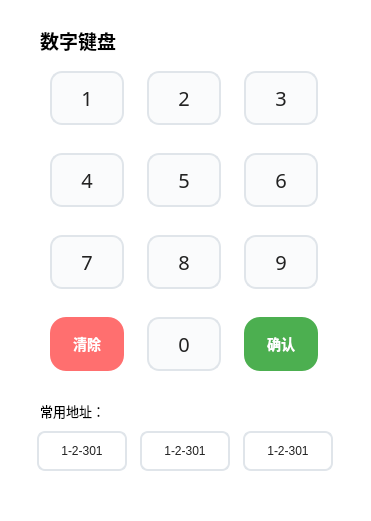
  <widget class="QFrame" name="frmKeypad">
   <property name="geometry">
    <rect>
     <x>760</x>
     <y>130</y>
     <width>371</width>
     <height>521</height>
    </rect>
   </property>
   <property name="minimumSize">
    <size>
     <width>320</width>
     <height>383</height>
    </size>
   </property>
   <property name="maximumSize">
    <size>
     <width>99999</width>
     <height>99999</height>
    </size>
   </property>
   <property name="styleSheet">
    <string notr="true">QFrame {
  background: #ffffff;
  border-radius: 20px;
  height: 864.62px;
  position: relative;
  box-shadow: 0px 2px 60px 0px rgba(20, 65, 120, 0.02);

}
</string>
   </property>
   <property name="frameShape">
    <enum>QFrame::StyledPanel</enum>
   </property>
   <property name="frameShadow">
    <enum>QFrame::Raised</enum>
   </property>
   <widget class="QLabel" name="label_12">
    <property name="geometry">
     <rect>
      <x>40</x>
      <y>400</y>
      <width>111</width>
      <height>21</height>
     </rect>
    </property>
    <property name="font">
     <font>
      <family>微软雅黑</family>
      <pointsize>10</pointsize>
     </font>
    </property>
    <property name="text">
     <string>常用地址：</string>
    </property>
   </widget>
   <widget class="QWidget" name="layoutWidget">
    <property name="geometry">
     <rect>
      <x>30</x>
      <y>40</y>
      <width>311</width>
      <height>351</height>
     </rect>
    </property>
    <layout class="QGridLayout" name="gridLayout_5">
     <property name="spacing">
      <number>3</number>
     </property>
     <item row="1" column="1">
      <widget class="QPushButton" name="btnNum5">
       <property name="minimumSize">
        <size>
         <width>74</width>
         <height>54</height>
        </size>
       </property>
       <property name="maximumSize">
        <size>
         <width>64</width>
         <height>42</height>
        </size>
       </property>
       <property name="font">
        <font>
         <family>微软雅黑</family>
         <pointsize>-1</pointsize>
         <weight>50</weight>
         <bold>false</bold>
        </font>
       </property>
       <property name="styleSheet">
        <string notr="true">QPushButton {
    background: #fafbfc;
    border: 2px solid #e0e5ea;
    border-radius: 12px;
    font-size: 20px;
    color: #222;
    min-width: 70px;
    min-height: 50px;
}
QPushButton:pressed {
    background: #f2f6ff;
}</string>
       </property>
       <property name="text">
        <string>5</string>
       </property>
      </widget>
     </item>
     <item row="0" column="1">
      <widget class="QPushButton" name="btnNum2">
       <property name="minimumSize">
        <size>
         <width>74</width>
         <height>54</height>
        </size>
       </property>
       <property name="maximumSize">
        <size>
         <width>64</width>
         <height>42</height>
        </size>
       </property>
       <property name="font">
        <font>
         <family>微软雅黑</family>
         <pointsize>-1</pointsize>
         <weight>50</weight>
         <bold>false</bold>
        </font>
       </property>
       <property name="styleSheet">
        <string notr="true">QPushButton {
    background: #fafbfc;
    border: 2px solid #e0e5ea;
    border-radius: 12px;
    font-size: 20px;
    color: #222;
    min-width: 70px;
    min-height: 50px;
}
QPushButton:pressed {
    background: #f2f6ff;
}</string>
       </property>
       <property name="text">
        <string>2</string>
       </property>
      </widget>
     </item>
     <item row="2" column="1">
      <widget class="QPushButton" name="btnNum8">
       <property name="minimumSize">
        <size>
         <width>74</width>
         <height>54</height>
        </size>
       </property>
       <property name="maximumSize">
        <size>
         <width>64</width>
         <height>42</height>
        </size>
       </property>
       <property name="font">
        <font>
         <family>微软雅黑</family>
         <pointsize>-1</pointsize>
         <weight>50</weight>
         <bold>false</bold>
        </font>
       </property>
       <property name="styleSheet">
        <string notr="true">QPushButton {
    background: #fafbfc;
    border: 2px solid #e0e5ea;
    border-radius: 12px;
    font-size: 20px;
    color: #222;
    min-width: 70px;
    min-height: 50px;
}
QPushButton:pressed {
    background: #f2f6ff;
}</string>
       </property>
       <property name="text">
        <string>8</string>
       </property>
      </widget>
     </item>
     <item row="1" column="0">
      <widget class="QPushButton" name="btnNum4">
       <property name="minimumSize">
        <size>
         <width>74</width>
         <height>54</height>
        </size>
       </property>
       <property name="maximumSize">
        <size>
         <width>64</width>
         <height>42</height>
        </size>
       </property>
       <property name="font">
        <font>
         <family>微软雅黑</family>
         <pointsize>-1</pointsize>
         <weight>50</weight>
         <bold>false</bold>
        </font>
       </property>
       <property name="styleSheet">
        <string notr="true">QPushButton {
    background: #fafbfc;
    border: 2px solid #e0e5ea;
    border-radius: 12px;
    font-size: 20px;
    color: #222;
    min-width: 70px;
    min-height: 50px;
}
QPushButton:pressed {
    background: #f2f6ff;
}</string>
       </property>
       <property name="text">
        <string>4</string>
       </property>
      </widget>
     </item>
     <item row="0" column="0">
      <widget class="QPushButton" name="btnNum1">
       <property name="minimumSize">
        <size>
         <width>74</width>
         <height>54</height>
        </size>
       </property>
       <property name="maximumSize">
        <size>
         <width>64</width>
         <height>42</height>
        </size>
       </property>
       <property name="font">
        <font>
         <family>微软雅黑</family>
         <pointsize>-1</pointsize>
         <weight>50</weight>
         <bold>false</bold>
        </font>
       </property>
       <property name="styleSheet">
        <string notr="true">QPushButton {
    background: #fafbfc;
    border: 2px solid #e0e5ea;
    border-radius: 12px;
    font-size: 20px;
    color: #222;
    min-width: 70px;
    min-height: 50px;
}
QPushButton:pressed {
    background: #f2f6ff;
}</string>
       </property>
       <property name="text">
        <string>1</string>
       </property>
      </widget>
     </item>
     <item row="3" column="0">
      <widget class="QPushButton" name="btnNumClear">
       <property name="minimumSize">
        <size>
         <width>74</width>
         <height>54</height>
        </size>
       </property>
       <property name="maximumSize">
        <size>
         <width>64</width>
         <height>42</height>
        </size>
       </property>
       <property name="font">
        <font>
         <family>Microsoft YaHei</family>
         <pointsize>-1</pointsize>
         <weight>75</weight>
         <bold>true</bold>
        </font>
       </property>
       <property name="styleSheet">
        <string notr="true">QPushButton {
    background: #ff6f6f;             /* 鲜亮红色背景 */
    color: #fff;                     /* 白色字体 */
    border: none;                    /* 无边框 */
    border-radius: 16px;             /* 大圆角，根据按钮高度调整 */
    font-size: 14px;                 /* 字体大小 */
    font-family: 'Microsoft YaHei';  /* 字体族 */
    font-weight: bold;               /* 字体加粗 */
    min-width: 74px;                 /* 最小宽度 */
    min-height: 54px;                /* 最小高度 */
}
QPushButton:pressed {
    background: #ff4c4c;             /* 按下时稍深的红色 */
}
</string>
       </property>
       <property name="text">
        <string>清除</string>
       </property>
      </widget>
     </item>
     <item row="3" column="2">
      <widget class="QPushButton" name="btnNumConfirm">
       <property name="minimumSize">
        <size>
         <width>74</width>
         <height>54</height>
        </size>
       </property>
       <property name="maximumSize">
        <size>
         <width>64</width>
         <height>42</height>
        </size>
       </property>
       <property name="font">
        <font>
         <family>Microsoft YaHei</family>
         <pointsize>-1</pointsize>
         <weight>75</weight>
         <bold>true</bold>
        </font>
       </property>
       <property name="styleSheet">
        <string notr="true">QPushButton {
    background: #4caf50;             /* 鲜亮红色背景 */
    color: #fff;                     /* 白色字体 */
    border: none;                    /* 无边框 */
    border-radius: 16px;             /* 大圆角，根据按钮高度调整 */
    font-size: 14px;                 /* 字体大小 */
    font-family: 'Microsoft YaHei';  /* 字体族 */
    font-weight: bold;               /* 字体加粗 */
    min-width: 74px;                 /* 最小宽度 */
    min-height: 54px;                /* 最小高度 */
}
QPushButton:pressed {
    background: #388e3c;             /* 按下时稍深的绿色 */
}
</string>
       </property>
       <property name="text">
        <string>确认</string>
       </property>
      </widget>
     </item>
     <item row="1" column="2">
      <widget class="QPushButton" name="btnNum6">
       <property name="minimumSize">
        <size>
         <width>74</width>
         <height>54</height>
        </size>
       </property>
       <property name="maximumSize">
        <size>
         <width>64</width>
         <height>42</height>
        </size>
       </property>
       <property name="font">
        <font>
         <family>微软雅黑</family>
         <pointsize>-1</pointsize>
         <weight>50</weight>
         <bold>false</bold>
        </font>
       </property>
       <property name="styleSheet">
        <string notr="true">QPushButton {
    background: #fafbfc;
    border: 2px solid #e0e5ea;
    border-radius: 12px;
    font-size: 20px;
    color: #222;
    min-width: 70px;
    min-height: 50px;
}
QPushButton:pressed {
    background: #f2f6ff;
}</string>
       </property>
       <property name="text">
        <string>6</string>
       </property>
      </widget>
     </item>
     <item row="2" column="0">
      <widget class="QPushButton" name="btnNum7">
       <property name="minimumSize">
        <size>
         <width>74</width>
         <height>54</height>
        </size>
       </property>
       <property name="maximumSize">
        <size>
         <width>64</width>
         <height>42</height>
        </size>
       </property>
       <property name="font">
        <font>
         <family>微软雅黑</family>
         <pointsize>-1</pointsize>
         <weight>50</weight>
         <bold>false</bold>
        </font>
       </property>
       <property name="styleSheet">
        <string notr="true">QPushButton {
    background: #fafbfc;
    border: 2px solid #e0e5ea;
    border-radius: 12px;
    font-size: 20px;
    color: #222;
    min-width: 70px;
    min-height: 50px;
}
QPushButton:pressed {
    background: #f2f6ff;
}</string>
       </property>
       <property name="text">
        <string>7</string>
       </property>
      </widget>
     </item>
     <item row="0" column="2">
      <widget class="QPushButton" name="btnNum3">
       <property name="minimumSize">
        <size>
         <width>74</width>
         <height>54</height>
        </size>
       </property>
       <property name="maximumSize">
        <size>
         <width>64</width>
         <height>42</height>
        </size>
       </property>
       <property name="font">
        <font>
         <family>微软雅黑</family>
         <pointsize>-1</pointsize>
         <weight>50</weight>
         <bold>false</bold>
        </font>
       </property>
       <property name="styleSheet">
        <string notr="true">QPushButton {
    background: #fafbfc;
    border: 2px solid #e0e5ea;
    border-radius: 12px;
    font-size: 20px;
    color: #222;
    min-width: 70px;
    min-height: 50px;
}
QPushButton:pressed {
    background: #f2f6ff;
}</string>
       </property>
       <property name="text">
        <string>3</string>
       </property>
      </widget>
     </item>
     <item row="2" column="2">
      <widget class="QPushButton" name="btnNum9">
       <property name="minimumSize">
        <size>
         <width>74</width>
         <height>54</height>
        </size>
       </property>
       <property name="maximumSize">
        <size>
         <width>64</width>
         <height>42</height>
        </size>
       </property>
       <property name="font">
        <font>
         <family>微软雅黑</family>
         <pointsize>-1</pointsize>
         <weight>50</weight>
         <bold>false</bold>
        </font>
       </property>
       <property name="styleSheet">
        <string notr="true">QPushButton {
    background: #fafbfc;
    border: 2px solid #e0e5ea;
    border-radius: 12px;
    font-size: 20px;
    color: #222;
    min-width: 70px;
    min-height: 50px;
}
QPushButton:pressed {
    background: #f2f6ff;
}</string>
       </property>
       <property name="text">
        <string>9</string>
       </property>
      </widget>
     </item>
     <item row="3" column="1">
      <widget class="QPushButton" name="btnNum0">
       <property name="minimumSize">
        <size>
         <width>74</width>
         <height>54</height>
        </size>
       </property>
       <property name="maximumSize">
        <size>
         <width>64</width>
         <height>42</height>
        </size>
       </property>
       <property name="font">
        <font>
         <family>微软雅黑</family>
         <pointsize>-1</pointsize>
         <weight>50</weight>
         <bold>false</bold>
        </font>
       </property>
       <property name="styleSheet">
        <string notr="true">QPushButton {
    background: #fafbfc;
    border: 2px solid #e0e5ea;
    border-radius: 12px;
    font-size: 20px;
    color: #222;
    min-width: 70px;
    min-height: 50px;
}
QPushButton:pressed {
    background: #f2f6ff;
}</string>
       </property>
       <property name="text">
        <string>0</string>
       </property>
      </widget>
     </item>
    </layout>
   </widget>
   <widget class="QLabel" name="lblKeypadTitle">
    <property name="geometry">
     <rect>
      <x>40</x>
      <y>10</y>
      <width>191</width>
      <height>61</height>
     </rect>
    </property>
    <property name="font">
     <font>
      <family>微软雅黑</family>
      <pointsize>14</pointsize>
      <weight>75</weight>
      <bold>true</bold>
     </font>
    </property>
    <property name="text">
     <string>数字键盘</string>
    </property>
   </widget>
   <widget class="QWidget" name="">
    <property name="geometry">
     <rect>
      <x>30</x>
      <y>430</y>
      <width>311</width>
      <height>42</height>
     </rect>
    </property>
    <layout class="QHBoxLayout" name="horizontalLayout">
     <item>
      <widget class="QPushButton" name="btnQuickAddr1">
       <property name="minimumSize">
        <size>
         <width>90</width>
         <height>40</height>
        </size>
       </property>
       <property name="maximumSize">
        <size>
         <width>90</width>
         <height>40</height>
        </size>
       </property>
       <property name="styleSheet">
        <string notr="true">QPushButton {
    background: #fff;
    border: 2px solid #e0e5ea;
    border-radius: 8px;
    color: #222;
    font-family: 'Microsoft YaHei';
    font-weight: normal;
}
QPushButton:pressed {
    background: #f6f9fb;     /* 按下时轻微变灰 */
    border-color: #b6b9be;   /* 边框变深一点 */
}</string>
       </property>
       <property name="text">
        <string>1-2-301</string>
       </property>
      </widget>
     </item>
     <item>
      <widget class="QPushButton" name="btnQuickAddr2">
       <property name="minimumSize">
        <size>
         <width>90</width>
         <height>40</height>
        </size>
       </property>
       <property name="maximumSize">
        <size>
         <width>90</width>
         <height>40</height>
        </size>
       </property>
       <property name="styleSheet">
        <string notr="true">QPushButton {
    background: #fff;
    border: 2px solid #e0e5ea;
    border-radius: 8px;
    color: #222;
    font-family: 'Microsoft YaHei';
    font-weight: normal;
}
QPushButton:pressed {
    background: #f6f9fb;     /* 按下时轻微变灰 */
    border-color: #b6b9be;   /* 边框变深一点 */
}</string>
       </property>
       <property name="text">
        <string>1-2-301</string>
       </property>
      </widget>
     </item>
     <item>
      <widget class="QPushButton" name="btnQuickAddr3">
       <property name="minimumSize">
        <size>
         <width>90</width>
         <height>40</height>
        </size>
       </property>
       <property name="maximumSize">
        <size>
         <width>90</width>
         <height>40</height>
        </size>
       </property>
       <property name="styleSheet">
        <string notr="true">QPushButton {
    background: #fff;
    border: 2px solid #e0e5ea;
    border-radius: 8px;
    color: #222;
    font-family: 'Microsoft YaHei';
    font-weight: normal;
}
QPushButton:pressed {
    background: #f6f9fb;     /* 按下时轻微变灰 */
    border-color: #b6b9be;   /* 边框变深一点 */
}</string>
       </property>
       <property name="text">
        <string>1-2-301</string>
       </property>
      </widget>
     </item>
    </layout>
   </widget>
   <zorder>btnQuickAddr1</zorder>
   <zorder>btnQuickAddr3</zorder>
   <zorder>label_12</zorder>
   <zorder>layoutWidget</zorder>
   <zorder>lblKeypadTitle</zorder>
   <zorder>btnQuickAddr2</zorder>
  </widget>
